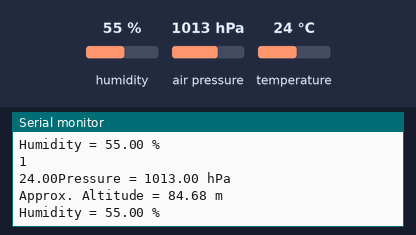
The sketch below on a simulated Arduino Uno, built with avr-gcc and run on an emulated ATmega328P. Shown: the last lines printed to the serial monitor. The inputs (shaded band) are chosen by the test bench; at power-on: humidity 55 %, air pressure 1013 hPa, temperature 24 °C.

Above: at 1.3 s.
1.4 s: humidity set to 22 %
At 2.7 s:
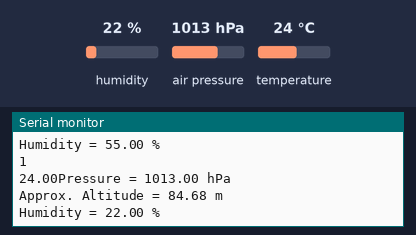
2.9 s: air pressure set to 952 hPa
At 4.0 s:
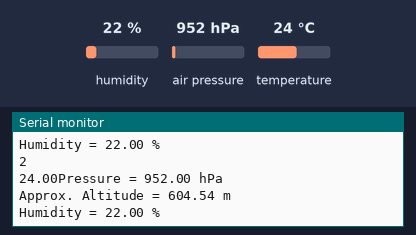
4.4 s: temperature set to 12 °C
At 6.0 s:
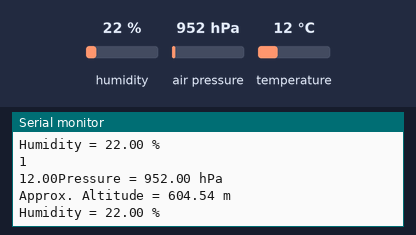

The sketch:

bme280.ino
```cpp
/// RIT SPEX
/// IREC - Hyperion
/// Thomas Hall
/// Amber Dubill
/// BME 280 Sensor Code

#include <Adafruit_Sensor.h>
#include <Wire.h>
#include <Adafruit_BME280.h>

/// Sea Level Temp and Pressure for Launch Location
/// Data is Pressure at Sea Level in hPa
#define SEALEVELPRESSURE_HPA (1023.23)

Adafruit_BME280 bme; // I2C

unsigned long delayTime;

void setup() {
  // Setup code for BME280
  Serial.begin(9600);
  Serial.println(F("BME280 I2C"));

  bool status;

  // Check status of BME280
  status = bme.begin();
  if (!status) {
      Serial.println("Could not find a valid BME280 sensor, check wiring!");
      while (1);
  }

  Serial.println("-- Test --");
  delayTime = 1000;

  Serial.println();

  delay(100); // let sensor boot up
}

void loop() {
  // Main Loop
  printValues();
  delay(delayTime);
}

void printValues() {
  // Printo out for debug
  //Serial.print("Temperature = ");
  unsigned long time = millis();
  bme.readTemperature();
  Serial.println(millis() - time);
  Serial.print(bme.readTemperature());
  //Serial.println(" *C");

  Serial.print("Pressure = ");

  Serial.print(bme.readPressure() / 100.0F);
  Serial.println(" hPa");

  Serial.print("Approx. Altitude = ");
  Serial.print(bme.readAltitude(SEALEVELPRESSURE_HPA));
  Serial.println(" m");

  Serial.print("Humidity = ");
  Serial.print(bme.readHumidity());
  Serial.println(" %");

  Serial.println();
}
```

Measured:
- after the input at 1.4 s, the serial monitor: prints a new line after 0.80 s (image 1)
- after the input at 2.9 s, the serial monitor: prints a new line after 0.26 s (image 2)
- after the input at 4.4 s, the serial monitor: prints a new line after 0.80 s (image 3)
